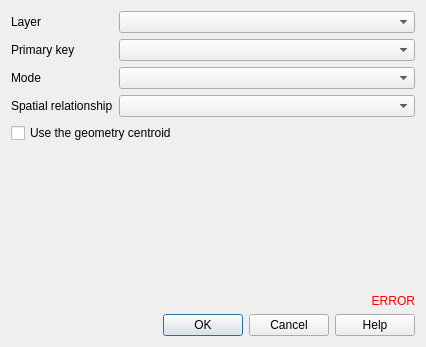
<?xml version="1.0" encoding="UTF-8"?>
<ui version="4.0">
 <class>Dialog</class>
 <widget class="QDialog" name="Dialog">
  <property name="geometry">
   <rect>
    <x>0</x>
    <y>0</y>
    <width>426</width>
    <height>347</height>
   </rect>
  </property>
  <property name="windowTitle">
   <string>Spatial filtering</string>
  </property>
  <layout class="QVBoxLayout" name="verticalLayout">
   <item>
    <layout class="QFormLayout" name="formLayout">
     <item row="0" column="0">
      <widget class="QLabel" name="label_layer">
       <property name="text">
        <string>Layer</string>
       </property>
      </widget>
     </item>
     <item row="0" column="1">
      <widget class="QgsMapLayerComboBox" name="layer"/>
     </item>
     <item row="1" column="0">
      <widget class="QLabel" name="label_primary_key">
       <property name="text">
        <string>Primary key</string>
       </property>
       <property name="wordWrap">
        <bool>true</bool>
       </property>
      </widget>
     </item>
     <item row="1" column="1">
      <widget class="QgsFieldComboBox" name="primary_key"/>
     </item>
     <item row="2" column="0">
      <widget class="QLabel" name="label_filter_mode">
       <property name="text">
        <string>Mode</string>
       </property>
      </widget>
     </item>
     <item row="2" column="1">
      <widget class="QComboBox" name="filter_mode"/>
     </item>
     <item row="3" column="0">
      <widget class="QLabel" name="label_spatial_relationship">
       <property name="text">
        <string>Spatial relationship</string>
       </property>
      </widget>
     </item>
     <item row="3" column="1">
      <widget class="QComboBox" name="spatial_relationship_mode"/>
     </item>
    </layout>
   </item>
   <item>
    <widget class="QCheckBox" name="checkbox_use_centroid">
     <property name="text">
      <string>Use the geometry centroid</string>
     </property>
    </widget>
   </item>
   <item>
    <spacer name="verticalSpacer">
     <property name="orientation">
      <enum>Qt::Vertical</enum>
     </property>
     <property name="sizeHint" stdset="0">
      <size>
       <width>20</width>
       <height>40</height>
      </size>
     </property>
    </spacer>
   </item>
   <item>
    <widget class="QLabel" name="error">
     <property name="styleSheet">
      <string notr="true">QLabel { color : red; }</string>
     </property>
     <property name="text">
      <string notr="true">ERROR</string>
     </property>
     <property name="alignment">
      <set>Qt::AlignRight|Qt::AlignTrailing|Qt::AlignVCenter</set>
     </property>
    </widget>
   </item>
   <item>
    <widget class="QDialogButtonBox" name="button_box">
     <property name="orientation">
      <enum>Qt::Horizontal</enum>
     </property>
     <property name="standardButtons">
      <set>QDialogButtonBox::Cancel|QDialogButtonBox::Help|QDialogButtonBox::Ok</set>
     </property>
    </widget>
   </item>
  </layout>
 </widget>
 <customwidgets>
  <customwidget>
   <class>QgsFieldComboBox</class>
   <extends>QComboBox</extends>
   <header>qgis.gui</header>
  </customwidget>
  <customwidget>
   <class>QgsMapLayerComboBox</class>
   <extends>QComboBox</extends>
   <header>qgis.gui</header>
  </customwidget>
 </customwidgets>
 <resources/>
 <connections/>
</ui>
